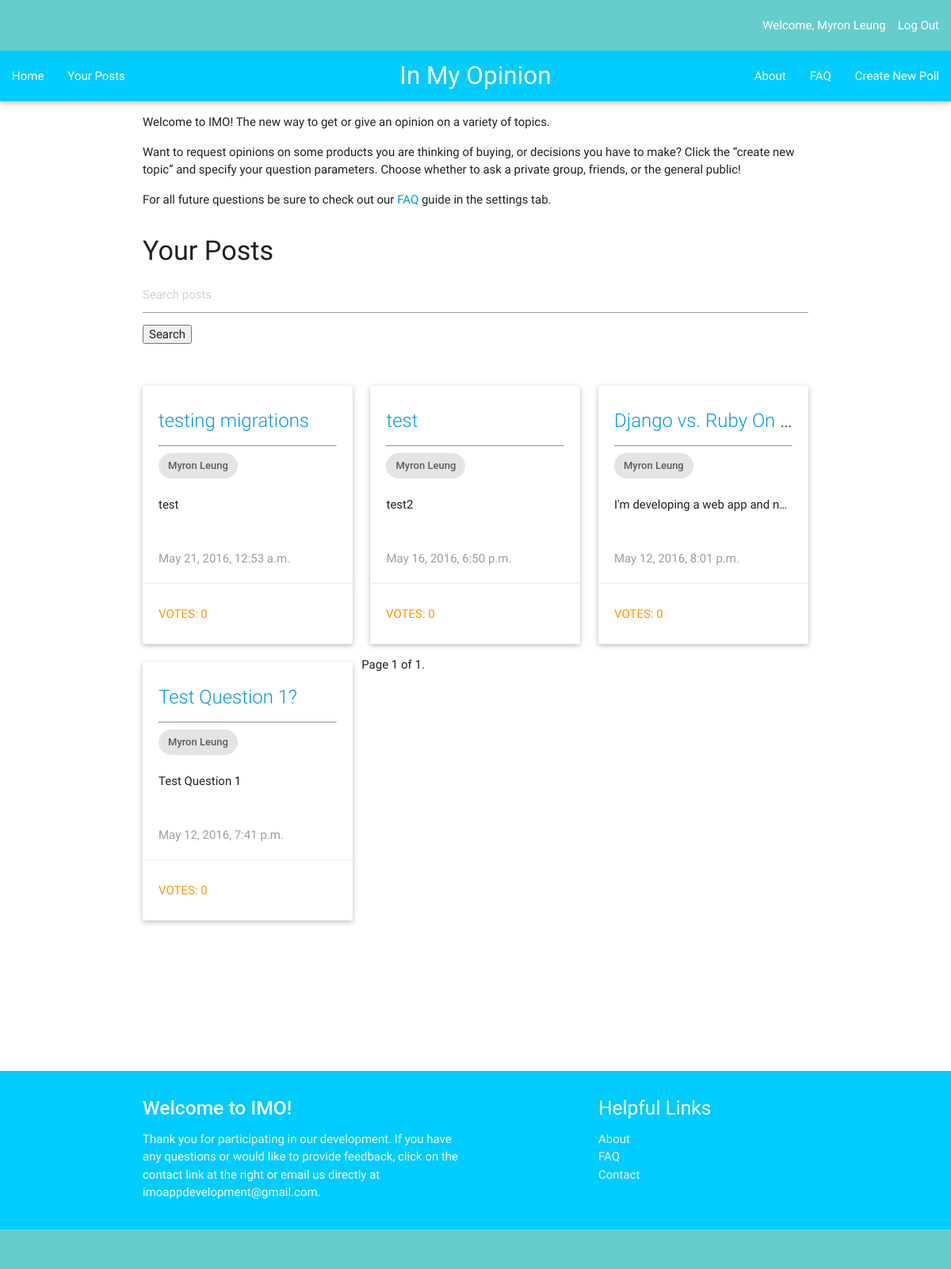
The page /imo_app/your_posts/ (signed in) on the database as committed earlier.
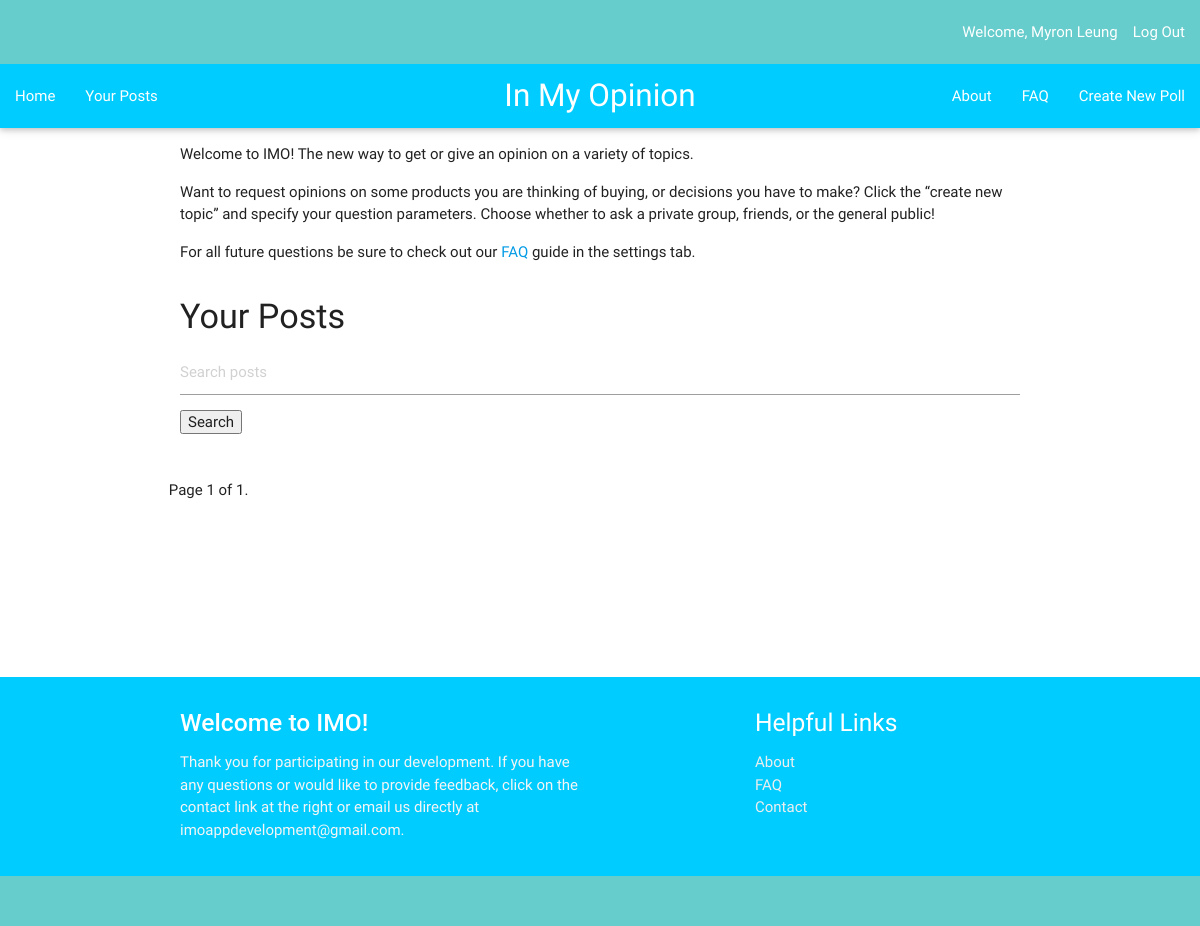
The same page on the database as committed later.
### imo_app/models.py (models this page shows, shortened)
class Question(models.Model):
    author = models.ForeignKey(UserProfile, on_delete=models.CASCADE)
    question_text = models.CharField(max_length=200)
    description = models.TextField(default = '')
    pub_date = models.DateTimeField('date published')
    choice1 = models.CharField(null=True, blank=True, default = '', max_length = 200)
    image1 = models.ImageField(null=True, blank=True)
    choice2 = models.CharField(null=True, blank=True, default = '', max_length = 200)
    image2 = models.ImageField(null=True, blank=True)
    choice3 = models.CharField(null=True, blank=True, default = '', max_length = 200)
    image3 = models.ImageField(null=True, blank=True)
    total_votes = models.FloatField(default = 0.5)
    class Meta:
        ordering = ['-pub_date']

class UserProfile(models.Model):
    user = models.OneToOneField(User)
    gender = models.CharField(default='', blank=True, max_length=15)
    picture = models.ImageField(blank=True, null=True, upload_to='')
    birthday = models.DateField(blank=True, null=True)

### imo_app/views.py (the view)
def your_posts(request):
    current_user = request.user
    if current_user.is_authenticated():
        author = UserProfile.objects.get(id=current_user.id)
        q_list = Question.objects.filter(author=author)
        paginator = Paginator(q_list, 12) # Show 25 contacts per page
        page = request.GET.get('page')
        try:
            q = paginator.page(page)
        except PageNotAnInteger:
            q = paginator.page(1)
        except EmptyPage:
            q = paginator.page(paginator.num_pages)
        context = {'q_all': q, 'current_user': current_user}
        return render(request, 'imo_app/your_posts.html', context)
    else:
        raise Http404

### imo_app/templates/imo_app/your_posts.html (shortened to what this page needs)
{% extends "imo_app/base.html" %}
{% block content %}
  <div class="row">
    <div class="col m12">
      <p>Welcome to IMO!  The new way to get or give an opinion on a variety of topics.</p>
      <p>Want to request opinions on some products you are thinking of buying, or decisions you have to make?
        Click the “create new topic” and specify your question parameters.  Choose whether to ask a private group,
        friends, or the general public!</p>
      <p>For all future questions be sure to check out our <a href="faq/">FAQ</a> guide in the settings tab.</p>
    </div>
  </div>
    {% if user.is_authenticated %}
      <h4>Your Posts</h4>
      <div class="row">
        <div class="col m12">
        <form method='GET' action=''>
        <input type='text' name='q' placeholder='Search posts' value='{{ request.GET.q }}' />
        <input type='submit' value='Search' />
        </form>
        <br></br>
      </div>
        {% for i in q_all %}
          <div class="col m4">
            <div class="card" >
              <div class="card-content">
                <span class="card-title truncate"><a href="{% url 'imo_app:detail' i.id %}">{{ i.question_text }}</a></span>
                <hr></hr>
                <div class="chip">
                  {{ i.author.user.first_name}} {{ i.author.user.last_name}}
                </div>
                <br></br>
                <p class="truncate">{{ i.description }}</p>
                <br></br>
                <p class="grey-text">{{ i.pub_date }}</p>
              </div>
              <a href="{% url 'imo_app:detail' i.id %}"><div class="orange-text waves-effect waves-teal card-action btn-flat" style="width:100%; height: 100%">
              {% if i.total_votes < 1 %}
              Votes: 0
              {% else %}
              Votes: {{ i.total_votes }}
              {% endif %}
              </div></a>
            </div>
          </div>
        {% endfor %}
        <div class="pagination">
            <span class="step-links">
                <span class="current">
                    Page {{ q_all.number }} of {{ q_all.paginator.num_pages }}.
                </span>
            </span>
        </div>
      </div>
    {% endif %}
{% endblock content %}

### imo_app/templates/imo_app/base.html (shortened to what this page needs)
<!DOCTYPE html>
{% load staticfiles %}
<html>
  <head>
    <link rel="stylesheet" type="text/css" href="{% static 'imo_app/css/imo.css' %}" />
    <link rel="stylesheet" type="text/css" href="{% static 'materialize/css/materialize.min.css' %}" />
  </head>
  <body>
    <nav>
      <div class="nav-wrapper" style="background-color: #66CCCC">
      <ul class="right hide-on-med-and-down">
        {% if user.is_authenticated %}
          <li>Welcome, {{ user.first_name }} {{user.last_name}}</li>
          <li><a href = "{% url 'imo_app:user_logout' %}">Log Out</a></li>
        {% else %}
            <li><a href = "{% url 'imo_app:view_registration' %}" style='width:100px'>Register</a></li>
            <li><a href = "{% url 'imo_app:view_login' %}" style='width:100px'>Login</a></li>
          </ul>
        {% endif %}
      </div>
    </nav>
    <nav>
        <div class="nav-wrapper" style="background-color: #00CCFF">
          <ul id="nav-mobile" class="left hide-on-med-and-down" size="250%">
            <li><a href="{% url 'imo_app:index' %}">Home</a></li>
            <li><a href="{% url 'imo_app:your_posts' %}">Your Posts</a></li>
          </ul>
          <a class="brand-logo center">In My Opinion</a>
          <ul id="nav-mobile" class="right hide-on-med-and-down">
            <li><a href="{% url 'imo_app:about' %}">About</a></li>
            <li><a href="{% url 'imo_app:faq' %}">FAQ</a></li>
            <li><a href="{% url 'imo_app:view_newentry' %}">Create New Poll</a></li>
          </ul>
        </div>
      </nav>
    <div class="container">
      {% block content %}
      {% endblock %}
      <br></br>
      <br></br>
      <br></br>
    </div>
    <footer class="page-footer" style="background-color: #00CCFF">
      <div class="container" >
        <div class="row">
          <div class="col l6 s12">
            <h5 class="white-text"><strong>Welcome to IMO!</strong></h5>
            <p class="grey-text text-lighten-4">Thank you for participating in our development.
            If you have any questions or would like to provide feedback,
            click on the contact link at the right or email us directly at imoappdevelopment@gmail.com.</p>
          </div>
          <div class="col l4 offset-l2 s12">
            <h5 class="white-text">Helpful Links</h5>
            <ul>
              <li><a class="grey-text text-lighten-3" href="{% url 'imo_app:about' %}">About</a></li>
              <li><a class="grey-text text-lighten-3" href="{% url 'imo_app:faq' %}">FAQ</a></li>
              <li><a class="grey-text text-lighten-3" href="mailto:imoappdevelopment@gmail.com">Contact</a></li>
            </ul>
          </div>
        </div>
      </div>
      <div class="footer-copyright" style="background-color: #66CCCC">
      </div>
    </footer>
  </body>
</html>

Rows that differ between the two databases and show on the page:
removed Question: question_text "testing migrations", author.user.first_name "Myron", author.user.last_name "Leung", description "test", pub_date "May 21, 2016, 12:53 a.m.", total_votes "VOTES: 0"
removed Question: question_text "test", author.user.first_name "Myron", author.user.last_name "Leung", description "test2", pub_date "May 16, 2016, 6:50 p.m.", total_votes "VOTES: 0"
removed Question: question_text "Django vs. Ruby On…", author.user.first_name "Myron", author.user.last_name "Leung", description "I'm developing a web app and n…", pub_date "May 12, 2016, 8:01 p.m.", total_votes "VOTES: 0"
removed Question: question_text "Test Question 1?", author.user.first_name "Myron", author.user.last_name "Leung", description "Test Question 1", pub_date "May 12, 2016, 7:41 p.m.", total_votes "VOTES: 0"
